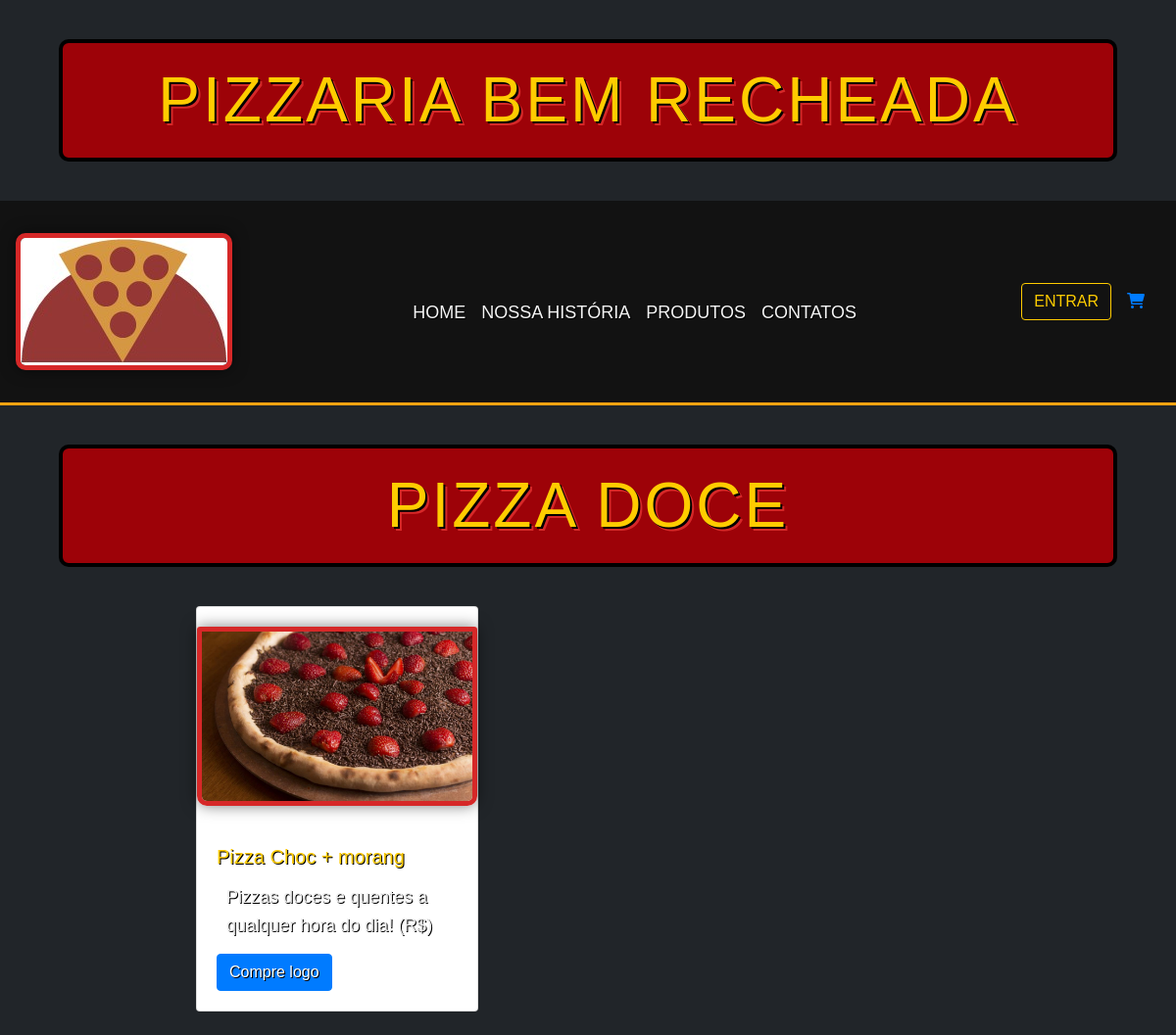
Screenshot of /doce/ with the database file from the repository.
### produto/models.py (models this page shows, shortened)
class Produto(models.Model):
    nome = models.CharField(max_length=100)
    descricao = models.TextField()
    imagem = models.ImageField(upload_to='produtos/')
    categoria = models.ForeignKey(Categoria, on_delete=models.CASCADE)
    valor = models.DecimalField(max_digits=10, decimal_places=2, blank=True, default=0)
    quantidade = models.IntegerField(default=0, blank=True)

### principal/views.py (the view)
# urls.py: path('doce/', doce, name='doce'),
def doce(request):
    try:
        ID_PIZZAS_DOCES = 5
        categoria_doce = Categoria.objects.get(pk=ID_PIZZAS_DOCES)
        produtos = Produto.objects.filter(categoria=categoria_doce)
    except Categoria.DoesNotExist:
        produtos = []
    return render(request, "doce.html", {'produtos': produtos})

### principal/templates/doce.html (shortened to what this page needs)
{% extends 'home.html' %}
{% block content %}
    <h1>Pizza Doce</h1>
    <ul class="list-unstyled">
        {% for produto in produtos %}
            <li class="mb-4">
                <div class="card" style="width: 18rem;">
                    <img class="card-img-top"
                         src="{{ produto.imagem.url }}"
                         alt="Imagem de {{ produto.nome }}">
                    <div class="card-body">
                        <h5 class="card-title">{{ produto.nome }}</h5>
                        <p class="card-text">Pizzas doces e quentes a qualquer hora do dia! (R${{ produto.preco }})</p>
                        <a href="{% url 'addcarrinho' produto.id %}" class="btn btn-primary">Compre logo</a>
                    </div>
                </div>
            </li>
        {% empty %}
            <p>Nenhum produto encontrado</p>
        {% endfor %}
    </ul>
{% endblock %}

### principal/static/principal/style.css (style rules this page uses)
body { background-color: #212529; color: #f5f5f5; font-family: 'Arial', sans-serif; margin: 0; padding: 0; }
h1 { font-family: 'Impact', 'Arial Black', sans-serif; font-size: 64px; color: #ffcc00; text-shadow: 2px 2px 0 #000, 4px 4px 0 #d62828; text-transform: uppercase; letter-spacing: 3px; background-color: #9d0208; padding: 20px; border-radius: 10px; border: 4px solid #000; text-align: center; max-width: 90%; margin: 40px auto; }
p { font-family: 'Arial', sans-serif; font-size: 18px; line-height: 1.6; color: #eee; max-width: 800px; margin: 15px auto; padding: 0 10px; }
ul { max-width: 800px; margin: 20px auto; padding-left: 40px; list-style-type: '💥 '; }
li { font-family: 'Arial', sans-serif; font-size: 18px; line-height: 1.8; color: #ffcc00; text-shadow: 1px 1px 0 #000; }
img { display: block; max-width: 100%; height: auto; margin: 20px auto; border: 5px solid #d62828; border-radius: 10px; box-shadow: 0 0 15px rgba(0, 0, 0, 0.5); }

### rows the page displays
Produto: imagem (picture), nome "Pizza Choc + morang"
